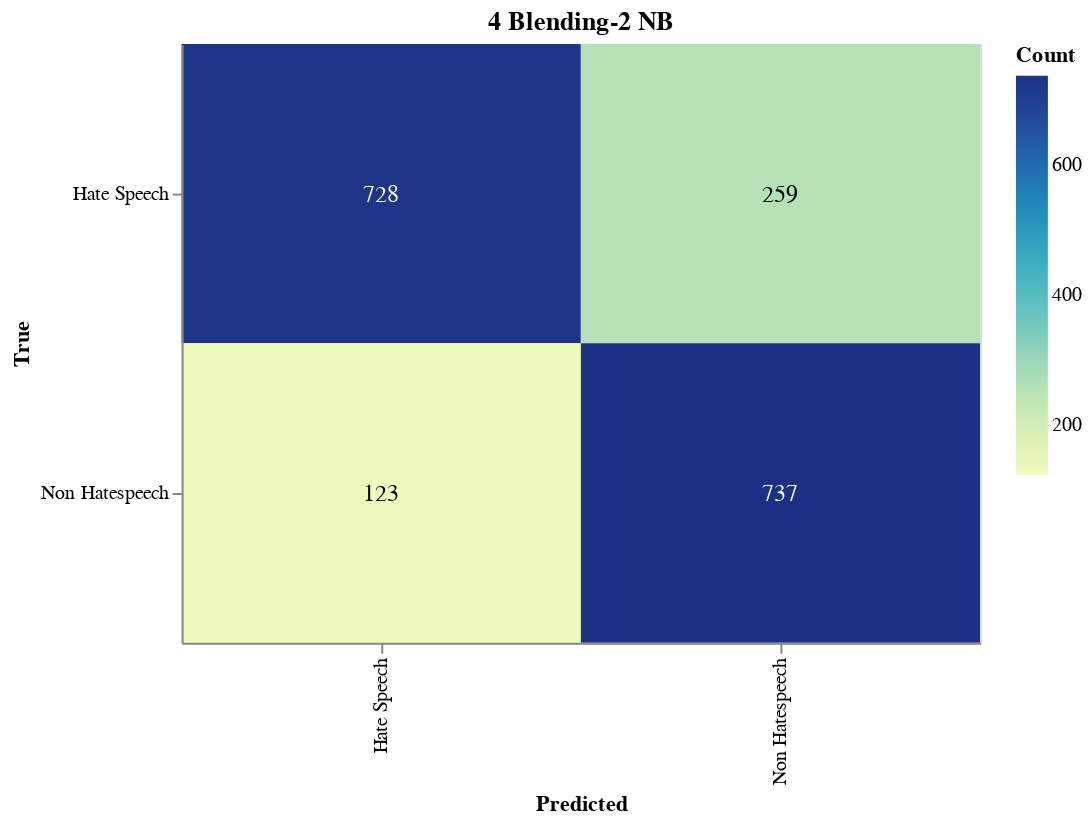

This figure's notebook cell:
### Markdown cell above
#### Save Confusion Matrix

### Code cell
import altair as alt
import pandas as pd
from sklearn.metrics import confusion_matrix

# Calculate the confusion matrix
cm = confusion_matrix(true_labels, adjusted_predictions)

# Define class names
class_names = ['Hate Speech', 'Non Hatespeech']

# Convert confusion matrix to DataFrame
cm_df = pd.DataFrame(cm, index=class_names, columns=class_names).reset_index().melt(id_vars='index')
cm_df.columns = ['True', 'Predicted', 'Count']

# Ensure the order of categories
cm_df['True'] = pd.Categorical(cm_df['True'], categories=class_names, ordered=True)
cm_df['Predicted'] = pd.Categorical(cm_df['Predicted'], categories=class_names, ordered=True)

# Create the Altair plot
heatmap = alt.Chart(cm_df).mark_rect().encode(
    x=alt.X('Predicted:O', sort=class_names),
    y=alt.Y('True:O', sort=class_names),
    color='Count:Q',
    tooltip=['True', 'Predicted', 'Count']
).properties(
    width=400,
    height=300,
    title='4 Blending-2 NB'
)

# Add text labels
text = heatmap.mark_text(
    align='center',
    baseline='middle',
    fontSize=12
).encode(
    text='Count:Q',
    color=alt.condition(
        alt.datum.Count > cm.max() / 2,
        alt.value('white'),
        alt.value('black')
    )
)

# Combine heatmap and text
final_chart = heatmap + text

# Display the plot
final_chart.show()

### Figure 1 — Vega-Lite specification as saved in the notebook (floating-point values rounded to 4 significant figures)
{"config": {"view": {"continuousWidth": 300, "continuousHeight": 300}}, "layer": [{"mark": {"type": "rect"}, "encoding": {"color": {"field": "Count", "type": "quantitative"}, "tooltip": [{"field": "True", "type": "ordinal"}, {"field": "Predicted", "type": "ordinal"}, {"field": "Count", "type": "quantitative"}], "x": {"field": "Predicted", "sort": ["Hate Speech", "Non Hatespeech"], "type": "ordinal"}, "y": {"field": "True", "sort": ["Hate Speech", "Non Hatespeech"], "type": "ordinal"}}, "title": "4 Blending-2 NB"}, {"mark": {"type": "text", "align": "center", "baseline": "middle", "fontSize": 12}, "encoding": {"color": {"condition": {"test": "(datum.Count > 368.5)", "value": "white"}, "value": "black"}, "text": {"field": "Count", "type": "quantitative"}, "tooltip": [{"field": "True", "type": "ordinal"}, {"field": "Predicted", "type": "ordinal"}, {"field": "Count", "type": "quantitative"}], "x": {"field": "Predicted", "sort": ["Hate Speech", "Non Hatespeech"], "type": "ordinal"}, "y": {"field": "True", "sort": ["Hate Speech", "Non Hatespeech"], "type": "ordinal"}}, "title": "4 Blending-2 NB"}], "data": {"name": "data-3708689daf263f09af97637a96cd0d80"}, "height": 300, "width": 400, "$schema": "https://vega.github.io/schema/vega-lite/v5.17.0.json", "datasets": {"data-3708689daf263f09af97637a96cd0d80": [{"True": "Hate Speech", "Predicted": "Hate Speech", "Count": 728}, {"True": "Non Hatespeech", "Predicted": "Hate Speech", "Count": 123}, {"True": "Hate Speech", "Predicted": "Non Hatespeech", "Count": 259}, {"True": "Non Hatespeech", "Predicted": "Non Hatespeech", "Count": 737}]}}
